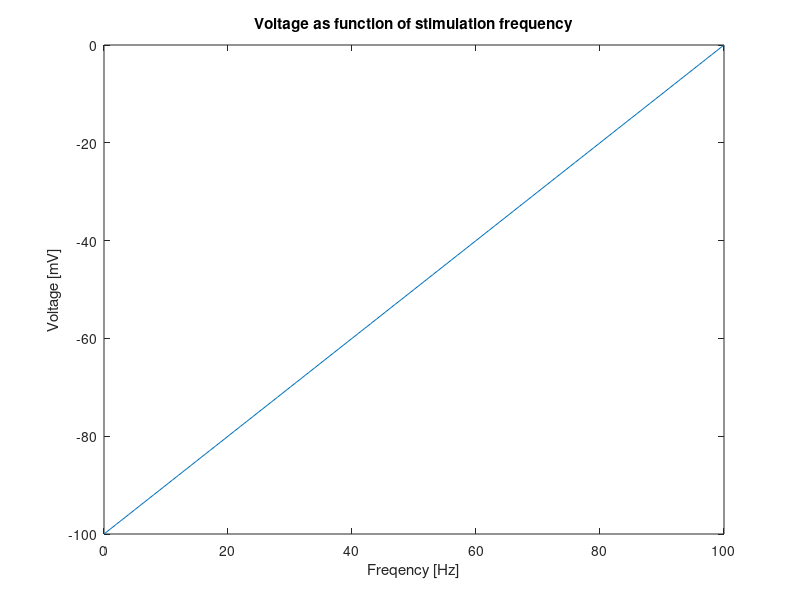
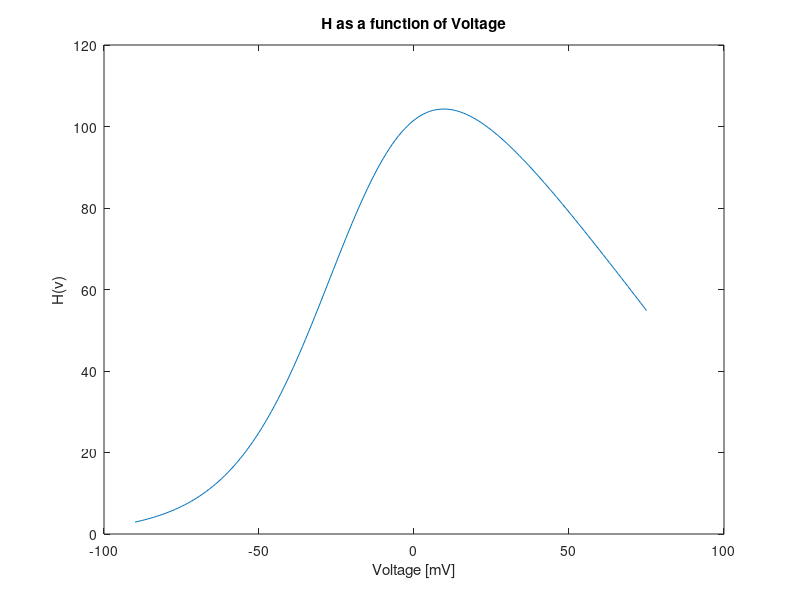
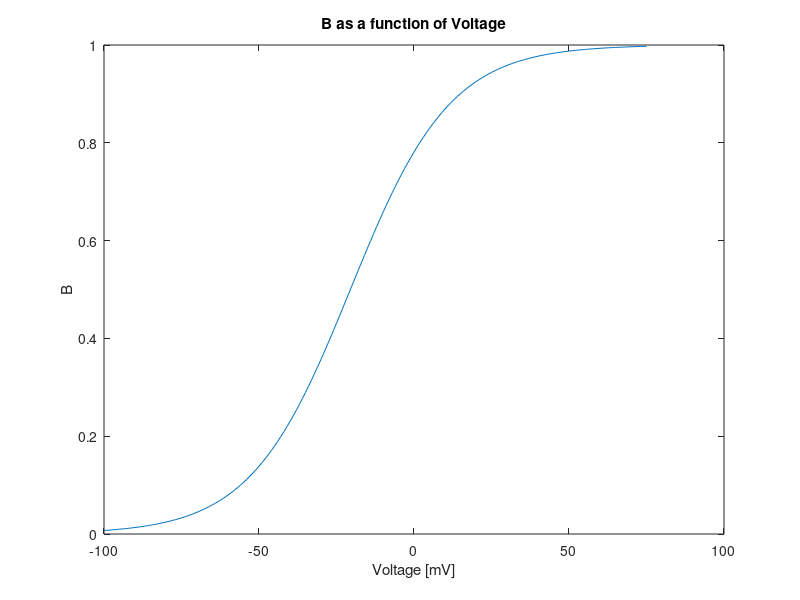
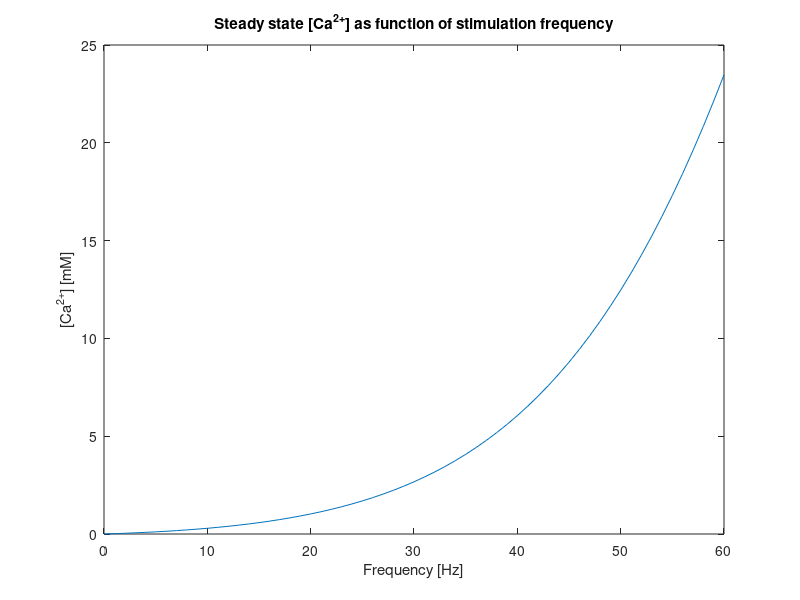

MATLAB code for these plots, in order:
% 
clear all
close all
clc

% Constants
% Defined according to Shouval 2001
f = 20;                  % [Hz] Stimulation frequency (0.5-3Hz = LTD, >10 = LTP)
fLTP = 40;
fLTD = 10;
Mg = 1;                  % [mM] Magnesium concentration 
Vr = 130;                % [mV] Reversal potential of Ca2+
a = 1;                   % [Hz/mV] Proportionality constant relating stim frequency to voltage
b = -100;                % [mV] Y-intercept of V(f) curve
Gnmda = 0.01;            % Taken from Shouval 2001

% UNUSED CONSTANTS
% tauCa = 0.001;                          % Decay time constant of Ca2+ in spine
% tauf = 0.001;                           % Fast: Time constant of Ca2+ current thru NMDAR
% taus = 0.001;                           % Slow: Time constant of Ca2+ current thru NMDAR
% Nf = func of fast NMDA rec;             % Fast: Magnitude of Ca2+ current thru NMDAR
% Ns = func of slow NMDA rec;             % Slow: Magnitude of Ca2+ current thru NMDAR
% Gnmda = tauCa.*(tauf.*Nf + taus.*Ns);   % Gain of Ca2+ influx thru NMDA rec. They use 
                                          % Gnmda = 0.01 and 0.03

% Equations
V = @(f) a.*f + b;                      % [mV] Postsynaptic potential

B = @(V) 1./(1 + exp(-0.062*V).*(Mg/3.57)); % Ca current (thru NMDAR) dependence on Mg block
H = @(V) -B(V).*(V-Vr);                     % Voltage dependence of Ca current thru NMDAR

% Values
v = V(f);                               % Voltage [mV]
CaSS = @(f) H(V(f)).*f.*Gnmda;          % Steady state [Ca2+] [mM]

Ca = CaSS(f);

CaLTP = CaSS(fLTP);
CaLTD = CaSS(fLTD);


% H(v) is in Volt/mM
% f is in 1/s
% Gnmda should be unitless? But appears to be in s^2?
% Thus [Ca2+] is in Volt*s/mM ??

% Plots

% Voltage vs. Freq
freq = 0:100;
volt = V(freq);
figure;
plot(freq,volt); xlabel('Freqency [Hz]'); ylabel('Voltage [mV]');
title('Voltage as function of stimulation frequency');

% H as function of V
v1 = -90:75;
figure;
plot(v1,H(v1)); xlabel('Voltage [mV]'); ylabel('H(v)');
title('H as a function of Voltage');
% Looks like Shouval 2002

% B as a function of V
figure;
v2 = -100:75;
plot(v2,B(v2)); xlabel('Voltage [mV]'); ylabel('B');
title('B as a function of Voltage');
% Looks like Shouval 2002

% Ca2+ Steady-State as function of stimulation frequency
f1 = 0:60;
figure;
plot(f1,CaSS(f1)); xlabel('Frequency [Hz]'); ylabel('[Ca^2^+] [mM]');
title('Steady state [Ca^2^+] as function of stimulation frequency');
% Note Shouval [Ca2+] values don't go above ~40 mM

%% Phosphatases, kinases, and their effect on AMPAR conductance

%Functions for phosphotase and kinase rates
EK = @(ca) 1+100.*(ca.^2)./(64 + (ca.^2));
EP = @(ca) 1+30.*(ca.^2)./(1+(ca.^2));

%Plot rates
%ca = linspace(0,30,100);
ca = CaSS(f1);
EP1 = EP(ca);
EP2 = EP1;
EK1 = EK(ca);
EK2 = EK1;
figure;
plot(ca, EP1, ca, EK1);
legend('P1&P2', 'K1&K2', 'Location', 'Best');
xlabel('Calcium'); ylabel('Rate (1/s)');
title('Enzymatic Activity (no NE)');

%Calculate and plot fraction in each state
A = (EP1.*EP2)./((EK2+EP2).*(EK1+EP1));
Ap1 = (EK1.*EP2)./((EK2+EP2).*(EK1+EP1));
Ap2 = (EK2.*EP1)./((EK2+EP2).*(EK1+EP1));
Ap1p2 = (EK1.*EK2)./((EK2+EP2).*(EK1+EP1));

figure; hold on;
plot(ca, A, ca, Ap1, ca,Ap2, ca, Ap1p2);
legend('A', 'Ap1', 'Ap2', 'Ap1p2', 'Location', 'Best');
xlabel('Calcium'); ylabel('GLuR1 State Fractions');
title('Phosophorylation (no NE)');

%Model ampa conducatance (matches experimental)
gampa1 = A + 2*(Ap1+Ap2) + 4*(Ap1p2);

figure; 
plot(ca, gampa1);
xlabel('Calcium'); ylabel('Conductance');
title('AMPA Conductance');

% AMPA conductance vs frequency

figure
plot(f1,gampa1/gampa1(1));
xlabel('Frequency [Hz]'); ylabel('Conductance');
title('AMPA Conductance vs. Frequency');

%% Increase norepinephrine

EK2 = EK2.*4; %Activation of CaMKII increases rate of phosphorylation of ser831
EP1 = EP1./4; %Activation of PKA increases mean open time - decrease EP1

%Recalculate fraction in states
A = (EP1.*EP2)./((EK2+EP2).*(EK1+EP1));
Ap1 = EK1.*EP2./((EK2+EP2).*(EK1+EP1));
Ap2 = EK2.*EP1./((EK2+EP2).*(EK1+EP1));
Ap1p2 = (EK1.*EK2)./((EK2+EP2).*(EK1+EP1));

figure; hold on;
plot(ca, A, ca, Ap1, ca,Ap2, ca, Ap1p2);
legend('A', 'Ap1', 'Ap2', 'Ap1p2', 'Location', 'Best');
xlabel('Calcium'); ylabel('GLuR1 State Fractions');
title('Phosophorylation (NE applied)');

%recalculate ampa conducatance
gampa2 = A + 2*(Ap1+Ap2) + 4*(Ap1p2);

%plot augmented ampa conductance 
figure; hold on;
plot(ca, gampa1, ca, gampa2);
legend('No NE', 'NE applied', 'Location', 'Best');
xlabel('Calcium'); ylabel('AMPA Conductance');

% AMPA conductance vs frequency

figure
plot(f1,gampa2);
xlabel('Frequency [Hz]'); ylabel('Conductance');
title('AMPA Conductance vs. Frequency');


% AMPA Conductance with and without NE

figure
plot(f1,gampa1/gampa1(1),f1,gampa2/gampa2(1));
legend('No NE', 'With NE');
xlabel('Frequency [Hz]'); ylabel('Conductance');
title('AMPA Conductance vs. Frequency (with and without NE)');

%% Individual states

% LTP

%Functions for phosphotase and kinase rates
EK = @(ca) 1+100.*(ca.^2)./(64 + (ca.^2));
EP = @(ca) 1+30.*(ca.^2)./(1+(ca.^2));

EP1 = EP(CaLTP);
EP2 = EP1;
EK1 = EK(CaLTP);
EK2 = EK1;

%Calculate and plot fraction in each state
A = (EP1.*EP2)./((EK2+EP2).*(EK1+EP1));
Ap1 = (EK1.*EP2)./((EK2+EP2).*(EK1+EP1));
Ap2 = (EK2.*EP1)./((EK2+EP2).*(EK1+EP1));
Ap1p2 = (EK1.*EK2)./((EK2+EP2).*(EK1+EP1));

%Model ampa conducatance (matches experimental)
gampaLTP = (A + 2*(Ap1+Ap2) + 4*(Ap1p2))./gampa1(1);

